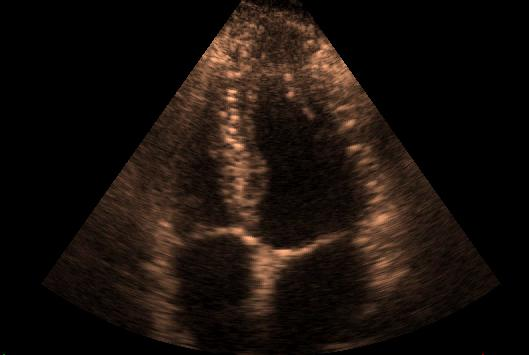
#> input picture HW5/Q4/sonography.jpg, 529 x 355 px
$ python Q4.py   (older library calls are emulated)
#> lines starting #> are read from the running program, lines starting #| are printed output that depends on the picture; after the words box and inside, x2 and y2 are one past the last pixel; in counts of white or black regions, pixels touching at a corner belong together
import cv2
import numpy as np
import matplotlib.pyplot as plt
img = cv2.imread('sonography.jpg')
#> img is the input picture: shape (355, 529, 3); mean B, G, R 12, 16.9, 25.7
gray = cv2.cvtColor(img,cv2.COLOR_BGR2GRAY)
row , col = gray.shape
#> row = 355; col = 529


#canny
img_canny = cv2.Canny(img,100,100)
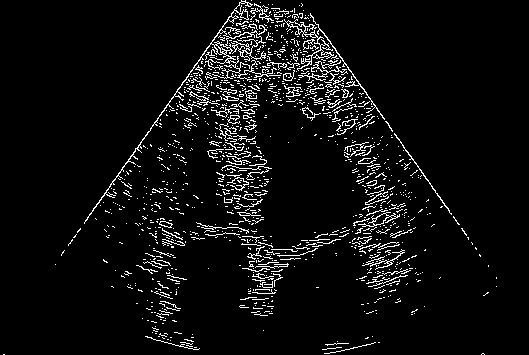
#> img_canny: shape (355, 529); 5.5% white in thin lines or dots

#sobel
sobelx = cv2.Sobel(gray,cv2.CV_64F,1,0,ksize=3)
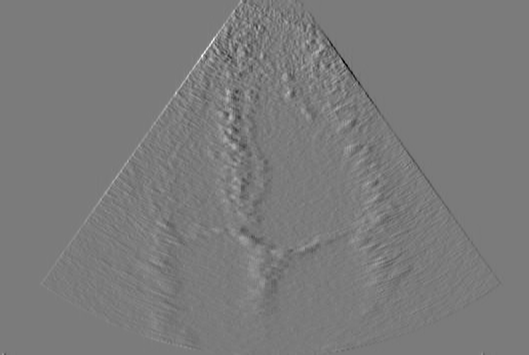
#> sobelx: shape (355, 529) float64; min -532, max 567, mean 0; drawn with min black and max white
sobely = cv2.Sobel(gray,cv2.CV_64F,1,0,ksize=3)
img_sobel = np.absolute(sobelx) + np.absolute(sobely)

#prewitt
kernelx = np.array([[1,1,1],[0,0,0],[-1,-1,-1]])
kernely = np.array([[-1,0,1],[-1,0,1],[-1,0,1]])
img_prewittx = cv2.filter2D(gray, cv2.CV_64F, kernelx)
img_prewitty = cv2.filter2D(gray, cv2.CV_64F, kernely)
img_prewitt = np.absolute(img_prewittx) + np.absolute(img_prewitty)

#Roberts
roberts_v = np.array([[0,0,0],[0,1,0],[0,0,-1]])
roberts_h = np.array([[0,0,0],[0,0,1],[0,-1,0]])
vertical = cv2.filter2D(gray, cv2.CV_64F, roberts_v)
horizontal = cv2.filter2D(gray, cv2.CV_64F, roberts_h)
image_roberts = np.absolute(horizontal) + np.absolute(vertical)
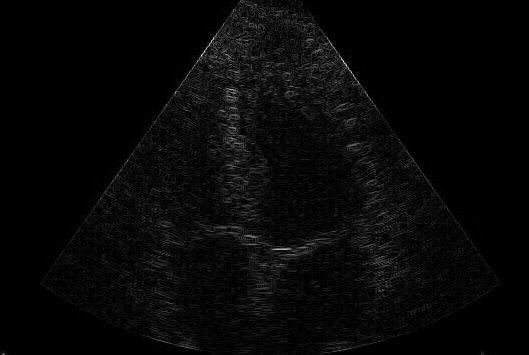
#> image_roberts: shape (355, 529) float64; min 0, max 255, mean 7.4

#LOG
gaussian = cv2.GaussianBlur(gray,(3,3),0)
laplacian = cv2.Laplacian(gaussian,cv2.CV_64F,ksize=3)
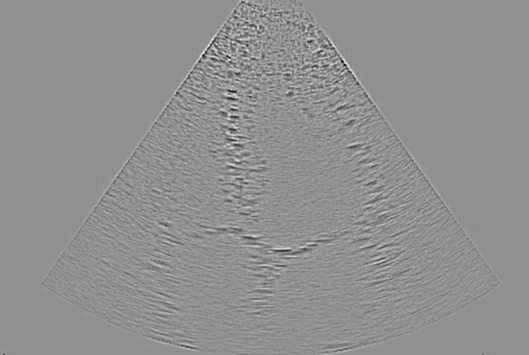
#> laplacian: shape (355, 529) float64; min -240, max 184, mean 0; drawn with min black and max white
ther = 0.35*np.max(laplacian)
#> ther = 64.4
output = np.zeros(laplacian.shape,np.uint8)

for i in range(1, row - 1):
    for j in range(1, col - 1):
        patch = laplacian[i-1:i+2, j-1:j+2]
        p = laplacian[i, j]
        maxP = patch.max()
        minP = patch.min()
        if (p > 0):
            zeroCross = True if minP < 0 else False
        else:
            zeroCross = True if maxP > 0 else False
        if ((maxP - minP) > ther) and zeroCross:
            output[i, j] = 1
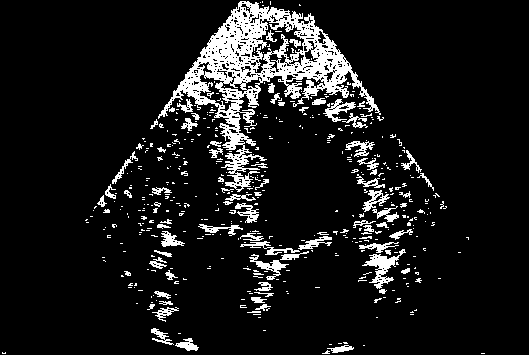
#> output: shape (355, 529); values 0 (black) and 1 (white), 9.9% white; 465 white regions (383 under 20 px), largest, box (x1, y1, x2, y2) and area: (158, 1, 381, 192) 10022, (362, 249, 406, 289) 543, (249, 254, 289, 280) 293

_, sobThresh = cv2.threshold(img_sobel, 78, 255, cv2.THRESH_BINARY)
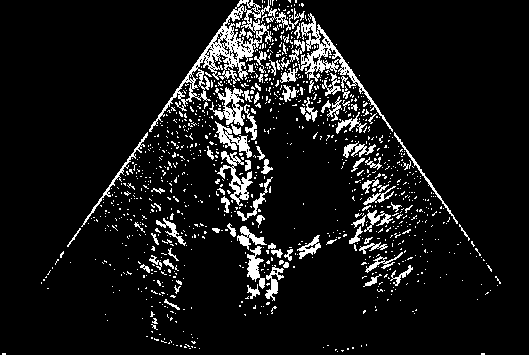
#> sobThresh: shape (355, 529) float64; 8.8% white in thin lines or dots
_, prewThresh = cv2.threshold(img_prewitt, 86, 255, cv2.THRESH_BINARY)
#> prewThresh: shape (355, 529) float64; 6.4% white in thin lines or dots
_, robertThresh = cv2.threshold(image_roberts, 25, 255, cv2.THRESH_BINARY)
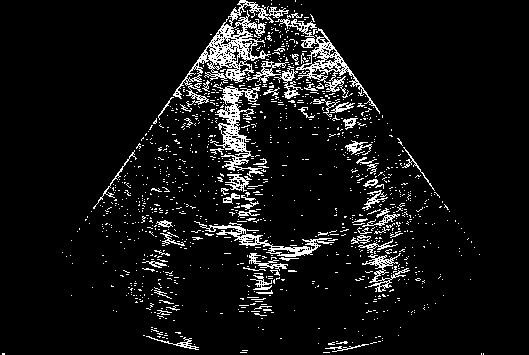
#> robertThresh: shape (355, 529) float64; 7.5% white in thin lines or dots


plt.figure()
plt.subplot(231)
plt.imshow(gray , cmap='gray')
plt.title('Original')
plt.axis(False)
plt.subplot(232)
plt.imshow(img_canny , cmap='gray')
plt.title('Canny')
plt.axis(False)
plt.subplot(233)
plt.imshow(sobThresh, cmap='gray')
plt.title('Sobel')
plt.axis(False)
plt.subplot(234)
plt.imshow(prewThresh, cmap='gray')
plt.title('Prewitt')
plt.axis(False)
plt.subplot(235)
plt.imshow(robertThresh, cmap='gray')
plt.title('Roberts')
plt.axis(False)
plt.subplot(236)
plt.imshow(output, cmap='gray')
plt.title('LOG')
plt.axis(False)
plt.show()
